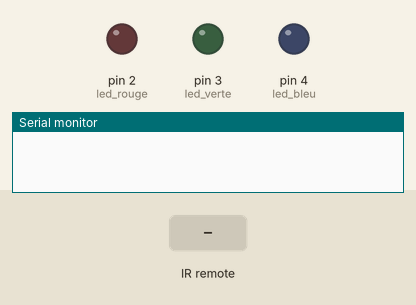
Bench run of a sketch on a simulated Arduino Uno, built with avr-gcc and run on an emulated ATmega328P. Shown: output pins drawn as LEDs (lit = HIGH), the last lines printed to the serial monitor. The test bench sets the inputs (shaded band).

Above: at 1.2 s.
1.3 s: infrared code 0x619E807F received
At 2.2 s:
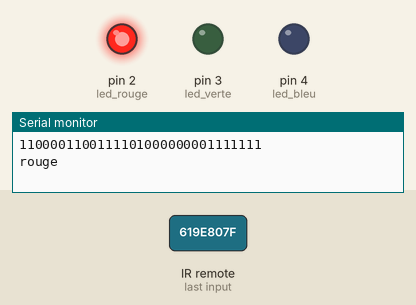
2.8 s: infrared code 0x619E28D7 received
At 3.3 s:
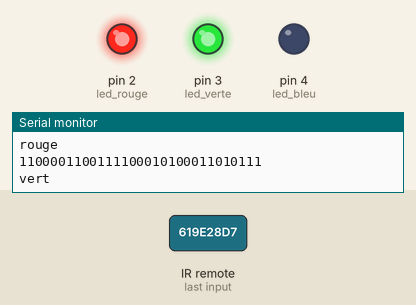
4.3 s: infrared code 0x619E40BF received
At 5.5 s:
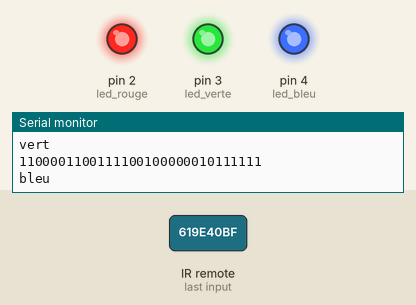
5.8 s: infrared code 0x619E807F received
At 6.8 s:
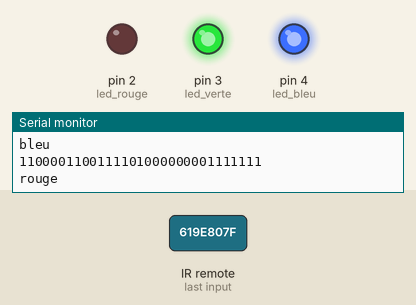
7.3 s: infrared code 0x619E28D7 received
At 8.0 s:
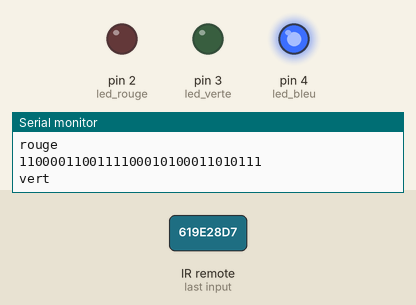
Timing chart, 0 to 9.8 s (numbered marks = the images above; inputs shaded):
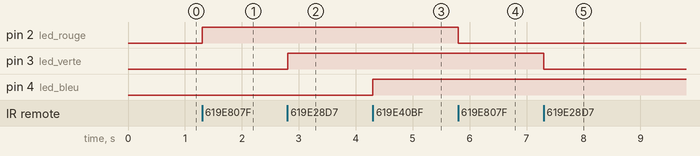

Measured:
- after the input at 1.3 s, pin 2 (led_rouge): LOW → HIGH at once
- after the input at 2.8 s, pin 3 (led_verte): LOW → HIGH at once
- after the input at 4.3 s, pin 4 (led_bleu): LOW → HIGH at once
- after the input at 5.8 s, pin 2 (led_rouge): HIGH → LOW at once
- after the input at 7.3 s, pin 3 (led_verte): HIGH → LOW at once

The sketch:

Ir1ledRGB.ino
```cpp
/*
 * pilotage de la led rouge par
 * la télécommande

 * touche 1 pour commander la led rouge

 */

#include <IRremote.h>
// definition des touche télécommandes Oxygen
//les codes ont été relevés par hyperterm

#define touche1 1637777535
#define touche2 1637755095 //01100001 10011110 00101000 11010111
#define touche3 1637761215 //01100001 10011110 01000000 10111111

#define led_rouge 2// préciser sur quelle pin la connecter
#define led_verte 3
#define led_bleu 4


int RECV_PIN = 11;
int etatrouge ;
int etatvert ;
int etatbleu ;
IRrecv irrecv(RECV_PIN);

decode_results results;

void setup()
{
  Serial.begin(9600);
  irrecv.enableIRIn();    // start le récepteur
  pinMode(led_rouge, OUTPUT);    // Positionner la broche en sortie pour la led rouge
  pinMode(led_verte, OUTPUT);
  pinMode (led_bleu, OUTPUT);

etatrouge=0;          // Initialiser la variable pour éteindre la led
etatvert=0;
etatbleu=0;

  digitalWrite(led_rouge, etatrouge);
  digitalWrite(led_verte, etatvert);
  digitalWrite(led_bleu, etatbleu);
//analogWrite(led_rouge, 255);
//analogWrite(led_verte, 255);
//analogWrite(led_bleu, 255);

}

void loop() {
  if (irrecv.decode(&results))
  {
    Serial.println(results.value,BIN);
    switch (results.value)
    {
      case touche1:
      {
        Serial.println("rouge");
        etatrouge= !etatrouge; // Quelle est le role de cette ligne?
        digitalWrite(led_rouge, etatrouge);
      }
      break;
      case touche2:
      {
        Serial.println("vert");
        etatvert= !etatvert; // Quelle est le role de cette ligne?
        digitalWrite(led_verte, etatvert);
      }
      break;
      case touche3:
      {
        Serial.println("bleu");
        etatbleu= !etatbleu; // Quelle est le role de cette ligne?
        digitalWrite(led_bleu, etatbleu);
      }
      break;


  }
    irrecv.resume(); // Receive the next value
  }
}
```
